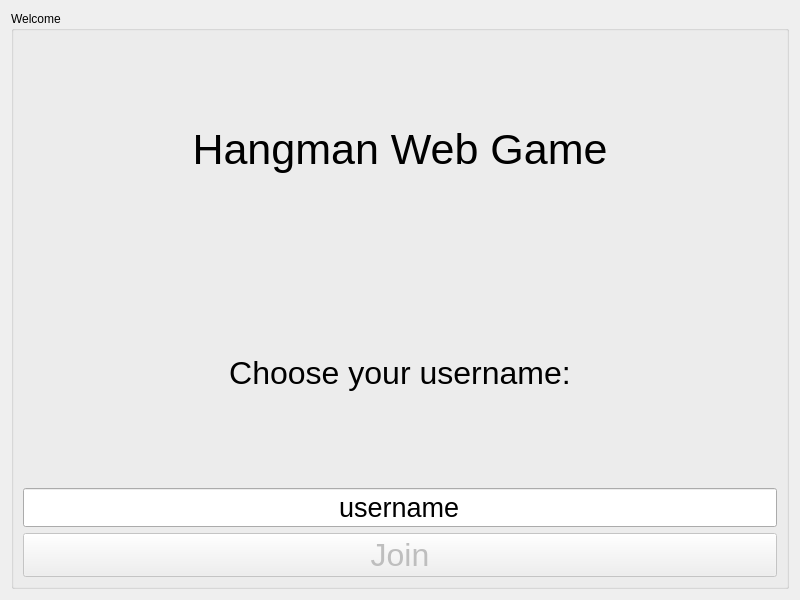
<?xml version="1.0" encoding="UTF-8"?>
<ui version="4.0">
 <class>StartWindow</class>
 <widget class="QWidget" name="StartWindow">
  <property name="geometry">
   <rect>
    <x>0</x>
    <y>0</y>
    <width>800</width>
    <height>600</height>
   </rect>
  </property>
  <property name="windowTitle">
   <string>Hangman - Start</string>
  </property>
  <layout class="QGridLayout" name="gridLayout">
   <item row="1" column="1">
    <widget class="QGroupBox" name="welcome_group">
     <property name="enabled">
      <bool>true</bool>
     </property>
     <property name="title">
      <string>Welcome</string>
     </property>
     <layout class="QVBoxLayout" name="verticalLayout">
      <item>
       <widget class="QLabel" name="title">
        <property name="font">
         <font>
          <pointsize>32</pointsize>
         </font>
        </property>
        <property name="text">
         <string>Hangman Web Game</string>
        </property>
        <property name="alignment">
         <set>Qt::AlignCenter</set>
        </property>
       </widget>
      </item>
      <item>
       <widget class="QLabel" name="subtitle">
        <property name="enabled">
         <bool>true</bool>
        </property>
        <property name="font">
         <font>
          <pointsize>24</pointsize>
         </font>
        </property>
        <property name="text">
         <string>Choose your username:</string>
        </property>
        <property name="alignment">
         <set>Qt::AlignCenter</set>
        </property>
       </widget>
      </item>
      <item>
       <widget class="QLineEdit" name="username">
        <property name="font">
         <font>
          <pointsize>20</pointsize>
         </font>
        </property>
        <property name="text">
         <string>username</string>
        </property>
        <property name="alignment">
         <set>Qt::AlignCenter</set>
        </property>
       </widget>
      </item>
      <item>
       <widget class="QPushButton" name="join_button">
        <property name="enabled">
         <bool>false</bool>
        </property>
        <property name="font">
         <font>
          <pointsize>24</pointsize>
         </font>
        </property>
        <property name="text">
         <string>Join</string>
        </property>
        <property name="iconSize">
         <size>
          <width>16</width>
          <height>16</height>
         </size>
        </property>
       </widget>
      </item>
     </layout>
    </widget>
   </item>
  </layout>
 </widget>
 <resources/>
 <connections/>
</ui>
